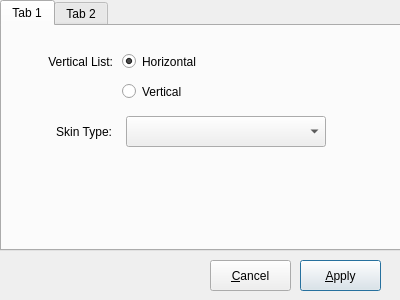
<?xml version="1.0" encoding="UTF-8"?>
<ui version="4.0">
 <class>MainWindow</class>
 <widget class="QDialog" name="MainWindow">
  <property name="geometry">
   <rect>
    <x>0</x>
    <y>0</y>
    <width>400</width>
    <height>300</height>
   </rect>
  </property>
  <property name="windowTitle">
   <string>Dialog</string>
  </property>
  <widget class="QPushButton" name="pushButtonApply">
   <property name="geometry">
    <rect>
     <x>300</x>
     <y>260</y>
     <width>81</width>
     <height>31</height>
    </rect>
   </property>
   <property name="text">
    <string>&amp;Apply</string>
   </property>
  </widget>
  <widget class="QPushButton" name="pushButtonCancel">
   <property name="geometry">
    <rect>
     <x>210</x>
     <y>260</y>
     <width>81</width>
     <height>31</height>
    </rect>
   </property>
   <property name="text">
    <string>&amp;Cancel</string>
   </property>
  </widget>
  <widget class="QTabWidget" name="tabWidget">
   <property name="geometry">
    <rect>
     <x>0</x>
     <y>0</y>
     <width>401</width>
     <height>251</height>
    </rect>
   </property>
   <property name="currentIndex">
    <number>0</number>
   </property>
   <widget class="QWidget" name="tab">
    <attribute name="title">
     <string>Tab 1</string>
    </attribute>
    <widget class="QLabel" name="labelVerticalList">
     <property name="geometry">
      <rect>
       <x>0</x>
       <y>20</y>
       <width>111</width>
       <height>31</height>
      </rect>
     </property>
     <property name="text">
      <string>Vertical List:</string>
     </property>
     <property name="alignment">
      <set>Qt::AlignRight|Qt::AlignTrailing|Qt::AlignVCenter</set>
     </property>
    </widget>
    <widget class="QRadioButton" name="radioButtonHorizontal">
     <property name="geometry">
      <rect>
       <x>120</x>
       <y>20</y>
       <width>241</width>
       <height>31</height>
      </rect>
     </property>
     <property name="text">
      <string>Horizontal</string>
     </property>
     <property name="checked">
      <bool>true</bool>
     </property>
    </widget>
    <widget class="QRadioButton" name="radioButtonVertical">
     <property name="geometry">
      <rect>
       <x>120</x>
       <y>50</y>
       <width>241</width>
       <height>31</height>
      </rect>
     </property>
     <property name="text">
      <string>Vertical</string>
     </property>
    </widget>
    <widget class="QLabel" name="labelSkinType">
     <property name="geometry">
      <rect>
       <x>-10</x>
       <y>90</y>
       <width>120</width>
       <height>31</height>
      </rect>
     </property>
     <property name="text">
      <string>Skin Type:</string>
     </property>
     <property name="alignment">
      <set>Qt::AlignRight|Qt::AlignTrailing|Qt::AlignVCenter</set>
     </property>
    </widget>
    <widget class="QComboBox" name="comboBoxSkinType">
     <property name="enabled">
      <bool>true</bool>
     </property>
     <property name="geometry">
      <rect>
       <x>124</x>
       <y>90</y>
       <width>200</width>
       <height>31</height>
      </rect>
     </property>
    </widget>
   </widget>
   <widget class="QWidget" name="tab_2">
    <attribute name="title">
     <string>Tab 2</string>
    </attribute>
   </widget>
  </widget>
 </widget>
 <resources/>
 <connections/>
</ui>
